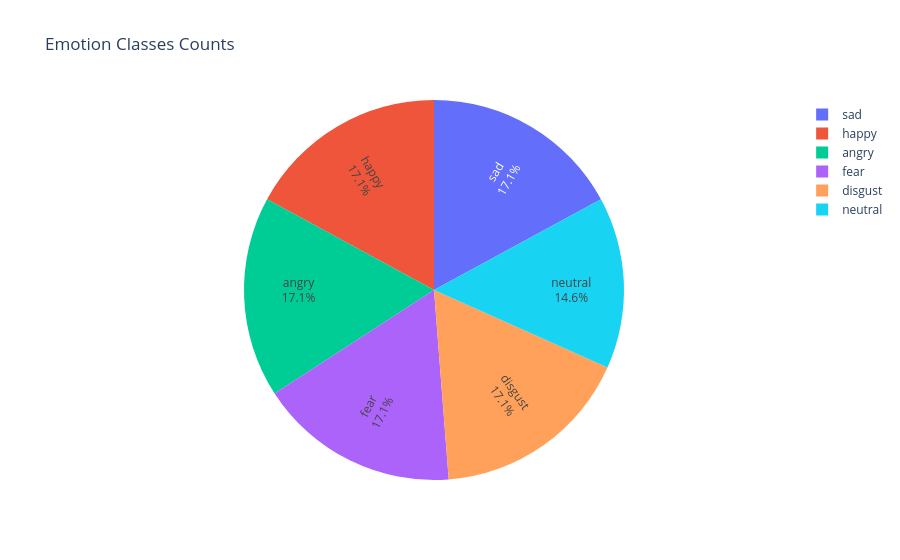

Source (notebook cell):
### Code cell
combined_df['emotion'].value_counts()

labels = combined_df['emotion'].value_counts().index
values = combined_df['emotion'].value_counts().values
colors=['#636efa', '#ef553b', '#00cc96', '#ab63fa', '#ffa15a', '#19d3f3', '#ff6692', '#b5e87f']

fig = go.Figure(data=[go.Pie(labels = labels, values = values, textinfo = 'label+percent',
                             insidetextorientation = 'radial',marker = dict(colors = colors))])

fig.update_layout(title='Emotion Classes Counts')
fig.show()

### Figure 1 — Plotly figure (JSON) as saved in the notebook; plotly's stock layout.template omitted (floating-point values rounded to 4 significant figures)
{"data": [{"insidetextorientation": "radial", "labels": ["sad", "happy", "angry", "fear", "disgust", "neutral"], "marker": {"colors": ["#636efa", "#ef553b", "#00cc96", "#ab63fa", "#ffa15a", "#19d3f3", "#ff6692", "#b5e87f"]}, "textinfo": "label+percent", "type": "pie", "values": [1271, 1271, 1271, 1271, 1271, 1087]}], "layout": {"title": {"text": "Emotion Classes Counts"}}}
